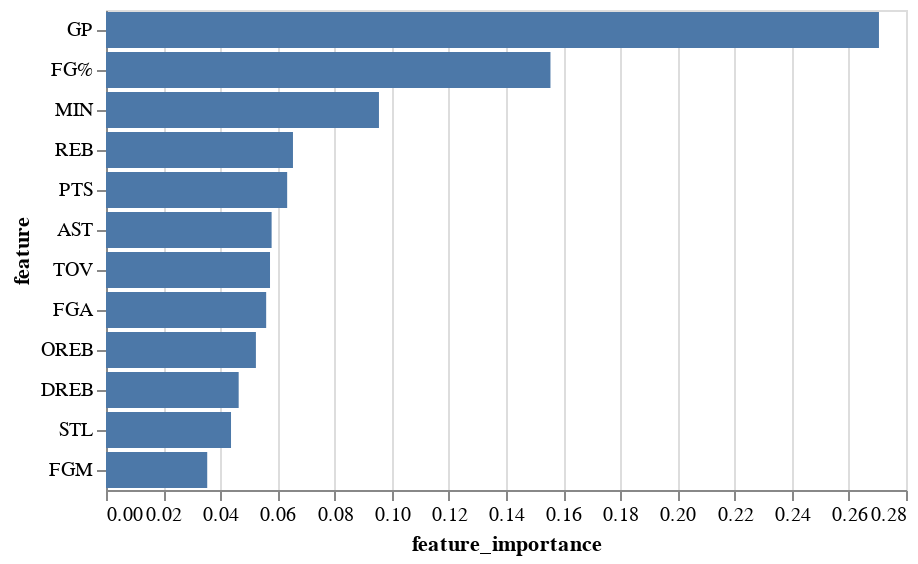

This figure's notebook cell:
### Code cell
alt.Chart(feat_imp_rf_df).mark_bar().encode(
    x='feature_importance',
    y=alt.Y("feature", sort='-x'),
    tooltip=['feature','feature_importance'])

### Figure 1 — Vega-Lite specification as saved in the notebook (floating-point values rounded to 4 significant figures)
{"config": {"view": {"continuousWidth": 400, "continuousHeight": 300}}, "data": {"name": "data-94506f0361153db55efdae33584a02aa"}, "mark": "bar", "encoding": {"tooltip": [{"field": "feature", "type": "nominal"}, {"field": "feature_importance", "type": "quantitative"}], "x": {"field": "feature_importance", "type": "quantitative"}, "y": {"field": "feature", "sort": "-x", "type": "nominal"}}, "$schema": "https://vega.github.io/schema/vega-lite/v4.17.0.json", "datasets": {"data-94506f0361153db55efdae33584a02aa": [{"feature": "GP", "feature_importance": 0.2705}, {"feature": "FG%", "feature_importance": 0.1556}, {"feature": "MIN", "feature_importance": 0.09554}, {"feature": "REB", "feature_importance": 0.06544}, {"feature": "PTS", "feature_importance": 0.06341}, {"feature": "AST", "feature_importance": 0.05797}, {"feature": "TOV", "feature_importance": 0.05741}, {"feature": "FGA", "feature_importance": 0.05606}, {"feature": "OREB", "feature_importance": 0.05247}, {"feature": "DREB", "feature_importance": 0.04644}, {"feature": "STL", "feature_importance": 0.04376}, {"feature": "FGM", "feature_importance": 0.03543}]}}
